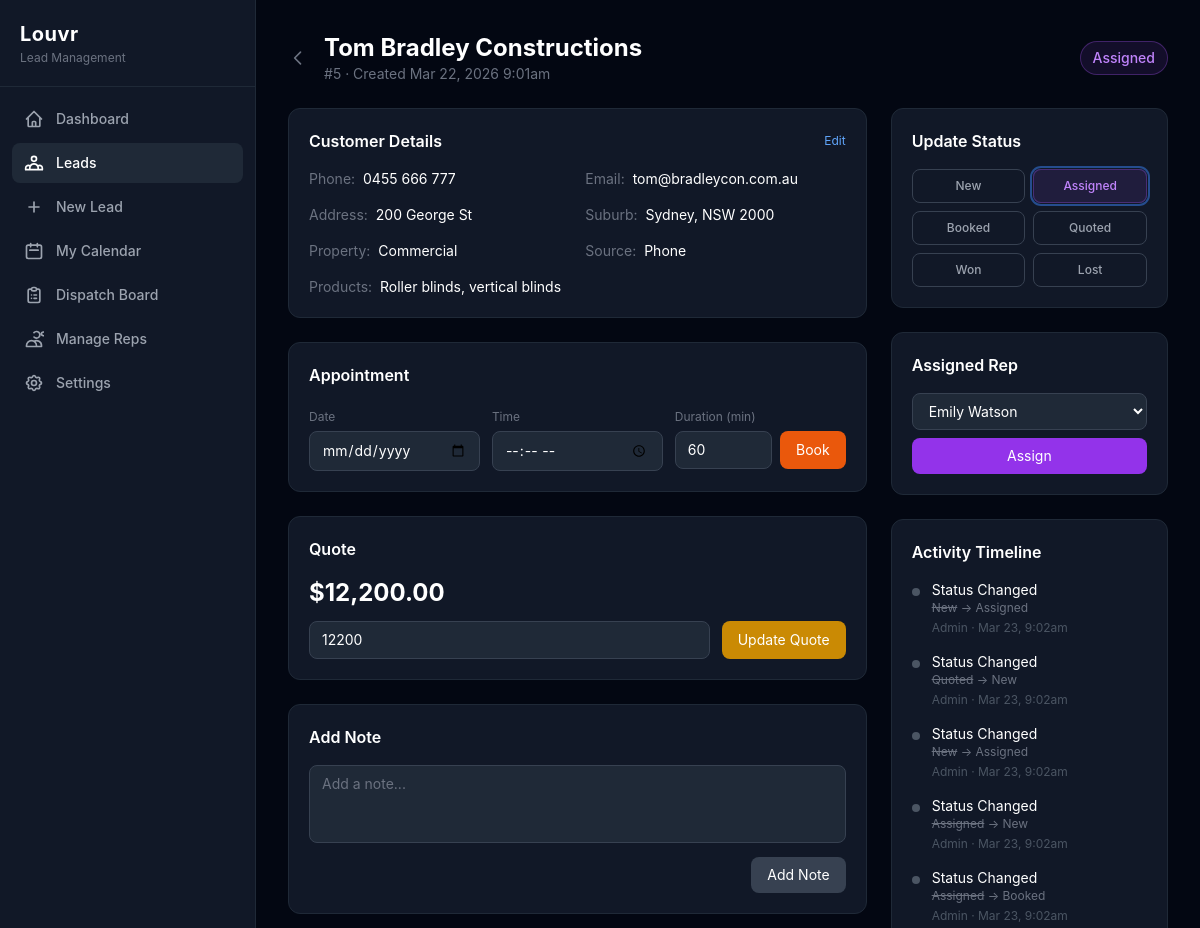
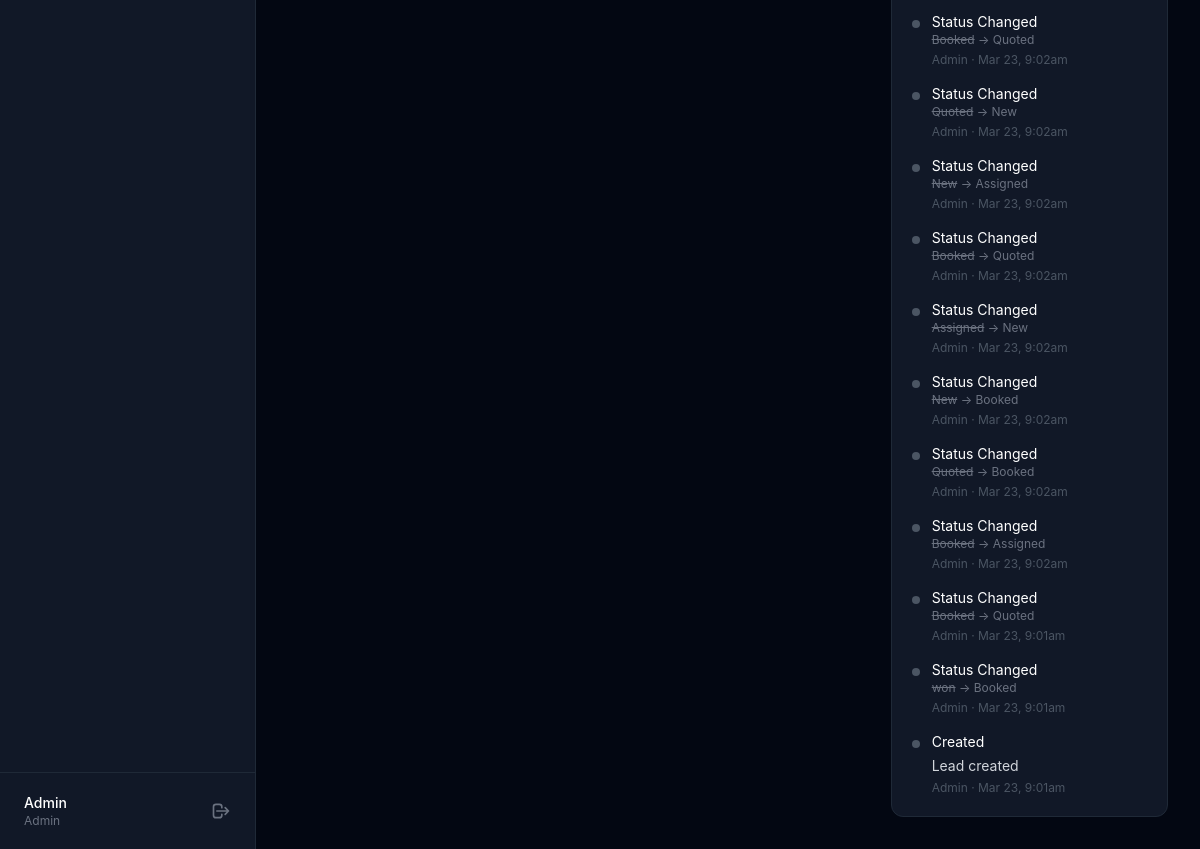
/leads/5 (signed in), run on the app's committed database (2 pictures, top to bottom).
### tables this page shows
CREATE TABLE leads (
            id INTEGER PRIMARY KEY AUTOINCREMENT,
            customer_name TEXT NOT NULL,
            customer_email TEXT DEFAULT "",
            customer_phone TEXT DEFAULT "",
            address TEXT DEFAULT "",
            suburb TEXT DEFAULT "",
            state TEXT DEFAULT "",
            postcode TEXT DEFAULT "",
            property_type TEXT DEFAULT "Residential",
            products_interested TEXT DEFAULT "",
            source TEXT DEFAULT "Phone",
            notes TEXT DEFAULT "",
            status TEXT DEFAULT "New",
            assigned_to INTEGER REFERENCES users(id) ON DELETE SET NULL,
            appointment_date TEXT,
            appointment_time TEXT,
            appointment_duration INTEGER DEFAULT 60,
            quoted_amount REAL,
            created_by INTEGER REFERENCES users(id) ON DELETE SET NULL,
            created_at DATETIME DEFAULT CURRENT_TIMESTAMP,
            updated_at DATETIME DEFAULT CURRENT_TIMESTAMP
        );

CREATE TABLE users (
            id INTEGER PRIMARY KEY AUTOINCREMENT,
            name TEXT NOT NULL,
            email TEXT NOT NULL UNIQUE,
            phone TEXT DEFAULT "",
            role TEXT NOT NULL DEFAULT "rep" CHECK(role IN ("admin","rep")),
            password_hash TEXT NOT NULL,
            api_key TEXT UNIQUE,
            is_active INTEGER NOT NULL DEFAULT 1,
            created_at DATETIME DEFAULT CURRENT_TIMESTAMP,
            updated_at DATETIME DEFAULT CURRENT_TIMESTAMP
        );

CREATE TABLE lead_history (
            id INTEGER PRIMARY KEY AUTOINCREMENT,
            lead_id INTEGER NOT NULL REFERENCES leads(id) ON DELETE CASCADE,
            user_id INTEGER REFERENCES users(id) ON DELETE SET NULL,
            action TEXT NOT NULL,
            old_value TEXT,
            new_value TEXT,
            note TEXT,
            ip_address TEXT,
            created_at DATETIME DEFAULT CURRENT_TIMESTAMP
        );

### templates/leads/detail.php (the view, shortened to what the rows shown need)
<?php
$e = fn($v) => htmlspecialchars($v ?? '', ENT_QUOTES, 'UTF-8');
$statusColors = [
    'new' => 'bg-blue-500', 'assigned' => 'bg-purple-500', 'booked' => 'bg-orange-500',
    'quoted' => 'bg-yellow-500', 'won' => 'bg-green-500', 'lost' => 'bg-red-500',
];
$statusBg = [
    'new'      => 'bg-blue-500/10 border-blue-500/30 text-blue-400',
    'assigned' => 'bg-purple-500/10 border-purple-500/30 text-purple-400',
    'booked'   => 'bg-orange-500/10 border-orange-500/30 text-orange-400',
    'quoted'   => 'bg-yellow-500/10 border-yellow-500/30 text-yellow-400',
    'won'      => 'bg-green-500/10 border-green-500/30 text-green-400',
    'lost'     => 'bg-red-500/10 border-red-500/30 text-red-400',
];
$actionLabels = [
    'created'             => 'Created',
    'assigned'            => 'Assigned',
    'status_changed'      => 'Status Changed',
    'note_added'          => 'Note',
    'appointment_booked'  => 'Appointment Booked',
];
?>
<div class="mb-6 flex items-center justify-between">
    <div class="flex items-center gap-4">
        <a href="/leads" class="text-gray-500 hover:text-white transition-colors">
        </a>
        <div>
            <h2 class="text-2xl font-bold text-white"><?= $e($lead['customer_name']) ?></h2>
            <p class="text-gray-500 text-sm">#<?= $lead['id'] ?> &middot; Created <?= date('M j, Y g:ia', strtotime($lead['created_at'])) ?></p>
        </div>
    </div>
    <span class="text-sm px-3 py-1.5 rounded-full border font-medium <?= $statusBg[$lead['status']] ?? $statusBg[strtolower($lead['status'])] ?? 'bg-gray-500/10 border-gray-500/30 text-gray-400' ?>"><?= ucfirst($lead['status']) ?></span>
</div>
<div class="grid grid-cols-1 lg:grid-cols-3 gap-6">
    <div class="lg:col-span-2 space-y-6">
        <div class="bg-gray-900 border border-gray-800 rounded-xl p-5">
            <div class="grid grid-cols-2 gap-4 text-sm">
                <div><span class="text-gray-500">Phone:</span> <span class="text-white ml-1"><?= $e($lead['customer_phone']) ?: '-' ?></span></div>
                <div><span class="text-gray-500">Email:</span> <span class="text-white ml-1"><?= $e($lead['customer_email']) ?: '-' ?></span></div>
                <div><span class="text-gray-500">Address:</span> <span class="text-white ml-1"><?= $e($lead['address']) ?: '-' ?></span></div>
                <div><span class="text-gray-500">Suburb:</span> <span class="text-white ml-1"><?= $e($lead['suburb']) ?><?= $lead['state'] ? ', ' . $e($lead['state']) . ' ' . $e($lead['postcode']) : '' ?></span></div>
                <div><span class="text-gray-500">Property:</span> <span class="text-white ml-1 capitalize"><?= $e($lead['property_type']) ?></span></div>
                <div><span class="text-gray-500">Source:</span> <span class="text-white ml-1"><?= ucfirst(str_replace('_', ' ', $lead['source'])) ?></span></div>
                <div class="col-span-2"><span class="text-gray-500">Products:</span> <span class="text-white ml-1"><?= $e($lead['products_interested']) ?: '-' ?></span></div>
            </div>
        </div>
        <div class="bg-gray-900 border border-gray-800 rounded-xl p-5">
            <form method="POST" action="/leads/<?= $lead['id'] ?>" class="grid grid-cols-3 gap-3" data-loading>
                <div>
                    <div class="flex gap-2 mt-1">
                        <input type="number" name="appointment_duration" value="<?= $lead['appointment_duration'] ?? 60 ?>" min="15" step="15" class="w-full px-3 py-2 bg-gray-800 border border-gray-700 rounded-lg text-white text-sm focus:outline-none focus:ring-2 focus:ring-blue-500">
                        <button type="submit" class="px-4 py-2 bg-orange-600 hover:bg-orange-700 text-white text-sm rounded-lg transition-colors whitespace-nowrap">Book</button>
                    </div>
                </div>
            </form>
        </div>
        <div class="bg-gray-900 border border-gray-800 rounded-xl p-5">
            <h3 class="font-semibold text-white mb-4">Quote</h3>
            <?php if ($lead['quoted_amount']): ?>
            <p class="text-2xl font-bold text-white mb-3">$<?= number_format($lead['quoted_amount'], 2) ?></p>
            <?php endif; ?>
            <form method="POST" action="/leads/<?= $lead['id'] ?>" class="flex gap-3" data-loading>
                <input type="number" name="quoted_amount" value="<?= $e($lead['quoted_amount']) ?>" step="0.01" min="0" placeholder="Enter amount"
                    class="flex-1 px-3 py-2 bg-gray-800 border border-gray-700 rounded-lg text-white text-sm focus:outline-none focus:ring-2 focus:ring-blue-500">
                <button type="submit" class="px-4 py-2 bg-yellow-600 hover:bg-yellow-700 text-white text-sm rounded-lg transition-colors">Update Quote</button>
            </form>
        </div>
    </div>
    <div class="space-y-6">
        <div class="bg-gray-900 border border-gray-800 rounded-xl p-5">
            <form method="POST" action="/leads/<?= $lead['id'] ?>" data-loading>
                <select name="assigned_to" class="w-full px-3 py-2 bg-gray-800 border border-gray-700 rounded-lg text-white text-sm focus:outline-none focus:ring-2 focus:ring-blue-500 mb-2">
                    <?php foreach ($reps as $rep): ?>
                    <option value="<?= $rep['id'] ?>" <?= $lead['assigned_to'] == $rep['id'] ? 'selected' : '' ?>><?= $e($rep['name']) ?></option>
                    <?php endforeach; ?>
                </select>
                <button type="submit" class="w-full px-4 py-2 bg-purple-600 hover:bg-purple-700 text-white text-sm rounded-lg transition-colors">Assign</button>
            </form>
        </div>
        <div class="bg-gray-900 border border-gray-800 rounded-xl p-5">
            <div class="space-y-4">
                <?php foreach ($timeline as $event): ?>
                <div class="flex gap-3">
                    <div class="flex-shrink-0 w-2 h-2 mt-2 rounded-full <?= $statusColors[$event['new_value'] ?? ''] ?? 'bg-gray-600' ?>"></div>
                    <div class="flex-1 min-w-0">
                        <p class="text-sm text-white"><?= $e($actionLabels[$event['action']] ?? $event['action']) ?></p>
                        <?php if ($event['old_value'] || $event['new_value']): ?>
                        <p class="text-xs text-gray-500">
                            <?php if ($event['old_value']): ?><span class="line-through"><?= $e($event['old_value']) ?></span> &rarr; <?php endif; ?>
                            <?= $e($event['new_value']) ?>
                        </p>
                        <?php endif; ?>
                        <?php if ($event['note']): ?>
                        <p class="text-sm text-gray-300 mt-1"><?= nl2br($e($event['note'])) ?></p>
                        <?php endif; ?>
                        <p class="text-xs text-gray-600 mt-1"><?= $e($event['user_name'] ?? 'System') ?> &middot; <?= date('M j, g:ia', strtotime($event['created_at'])) ?></p>
                    </div>
                </div>
                <?php endforeach; ?>
            </div>
        </div>
    </div>
</div>
<?php
require __DIR__ . '/../layouts/app.php';

### data on the page
leads: customer_name "Tom Bradley Constructions", id "5", created_at "Mar 22, 2026 9:01am", status "Assigned", customer_phone "0455 666 777", customer_email "tom@bradleycon.com.au", address "200 George St", suburb "Sydney", state "NSW", postcode "2000", property_type "Commercial", source "Phone", products_interested "Roller blinds, vertical blinds", appointment_duration "60", quoted_amount "12,200.00", quoted_amount "12200", assigned_to "Emily Watson"
lead_history: action "Status Changed", old_value "New", new_value "Assigned", user.name "Admin", created_at "Mar 23, 9:02am"
lead_history: action "Status Changed", old_value "Quoted", new_value "New", user.name "Admin", created_at "Mar 23, 9:02am"
lead_history: action "Status Changed", old_value "New", new_value "Assigned", user.name "Admin", created_at "Mar 23, 9:02am"
lead_history: action "Status Changed", old_value "Assigned", new_value "New", user.name "Admin", created_at "Mar 23, 9:02am"
lead_history: action "Status Changed", old_value "Assigned", new_value "Booked", user.name "Admin", created_at "Mar 23, 9:02am"
lead_history: action "Status Changed", old_value "Booked", new_value "Quoted", user.name "Admin", created_at "Mar 23, 9:02am"
lead_history: action "Status Changed", old_value "Quoted", new_value "New", user.name "Admin", created_at "Mar 23, 9:02am"
lead_history: action "Status Changed", old_value "New", new_value "Assigned", user.name "Admin", created_at "Mar 23, 9:02am"
lead_history: action "Status Changed", old_value "Booked", new_value "Quoted", user.name "Admin", created_at "Mar 23, 9:02am"
lead_history: action "Status Changed", old_value "Assigned", new_value "New", user.name "Admin", created_at "Mar 23, 9:02am"
lead_history: action "Status Changed", old_value "New", new_value "Booked", user.name "Admin", created_at "Mar 23, 9:02am"
lead_history: action "Status Changed", old_value "Quoted", new_value "Booked", user.name "Admin", created_at "Mar 23, 9:02am"
lead_history: action "Status Changed", old_value "Booked", new_value "Assigned", user.name "Admin", created_at "Mar 23, 9:02am"
lead_history: action "Status Changed", old_value "Booked", new_value "Quoted", user.name "Admin", created_at "Mar 23, 9:01am"
lead_history: action "Status Changed", old_value "won", new_value "Booked", user.name "Admin", created_at "Mar 23, 9:01am"
lead_history: action "Created", note "Lead created", user.name "Admin", created_at "Mar 23, 9:01am"

### other printed values
Auth::name() "Admin"
Auth::role() "Admin"
$e($s) "New"
$e($s) "Assigned"
$e($s) "Booked"
$e($s) "Quoted"
$e($s) "Won"
$e($s) "Lost"
